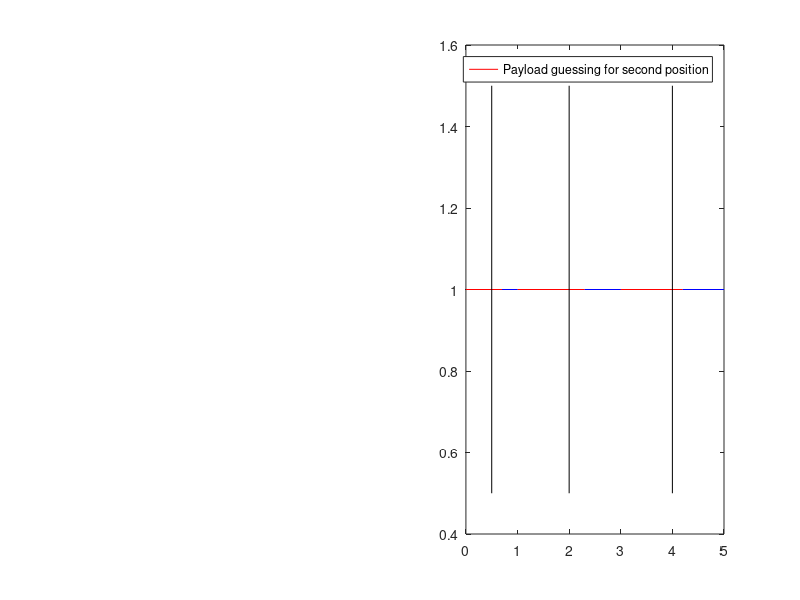

Source code (MATLAB): (Note: this script raises an error after producing the figure.)
figure()

subplot(1,2,2)
xx1 = [0.0001 0.7 1 2.3 3 4.2 5];
yy1 = [1 1 1 1 1 1 1];

plot(xx1,yy1, 'Color', 'red');
hold on;
xx11 = [0.7 1];
xx12 = [2.3 3];
xx13 = [4.2 5];
yy11 = [1 1];
plot(xx11,yy11, 'Color', 'blue');
plot(xx12,yy11, 'Color', 'blue');
plot(xx13,yy11, 'Color', 'blue');
vert1 = [0.5 0.5];
vert2 = [2 2];
vert3 = [4 4];
yvert = [0.5 1.5];
plot(vert1 , yvert , 'Color', 'black');
plot(vert2,yvert, 'Color', 'black');
plot(vert3,yvert, 'Color', 'black');
legend('Payload guessing for second position');
ax = gca;
ax.XTick = [0.0001 0.7 1 2.3 3 4.2 5];
ax.YTick = [];
ax2 = copyobj(gca, gcf);                             %// Create a copy the axes
set(ax2, 'XTick', [0.0001,1,3, 5], 'XColor', 'r', 'Color', 'none')
ax3 = copyobj(gca, gcf);                             %// Create another copy
set(ax3, 'XTick', [], 'Color', 'none') 
xlabel('payload');



subplot(1,2,1)
xx2 = [0.0001 0.5 1 2 3 4 5];
yy2 = [1 1 1 1 1 1 1];
plot(xx2,yy2, 'Color', 'red');
hold on;
xx11 = [0.5 1];
xx12 = [2 3];
xx13 = [4 5];
yy11 = [1 1];
plot(xx11,yy11, 'Color', 'blue');
plot(xx12,yy11, 'Color', 'blue');
plot(xx13,yy11, 'Color', 'blue');
vert1 = [0.5 0.5];
vert2 = [2 2];
vert3 = [4 4];
yvert = [0.5 1.5];
plot(vert1 , yvert, 'Color', 'black');
plot(vert2,yvert, 'Color', 'black');
plot(vert3,yvert, 'Color', 'black');
legend('Payload guessing for first position');
ax = gca;
ax.XTick = [0.0001 0.5 1 2 3 4 5];
ax.YTick = [];
ax2 = copyobj(gca, gcf);                             %// Create a copy the axes
set(ax2, 'XTick', [0.0001,1,3, 5], 'XColor', 'r', 'Color', 'none')
ax3 = copyobj(gca, gcf);                             %// Create another copy
set(ax3, 'XTick', [], 'Color', 'none') 
xlabel('payload');